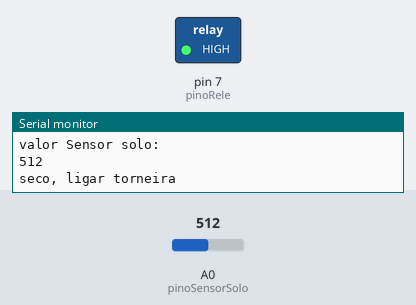
Recording of a sketch running on a simulated Arduino Uno, built with avr-gcc and run on an emulated ATmega328P. On the bench: switched loads named in the sketch (green lamp = pin HIGH), the last lines printed to the serial monitor. The inputs (shaded band) are chosen by the test bench; at power-on: A0 (pinoSensorSolo) = 512.

Above: at 1.2 s.
1.3 s: A0 (pinoSensorSolo) set to 442
3.2 s: A0 (pinoSensorSolo) set to 415
At 4.4 s:
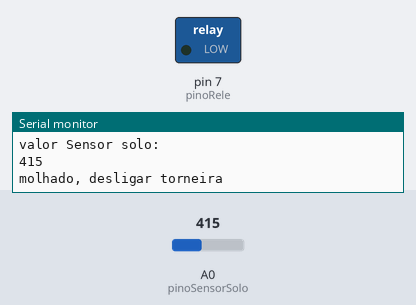
5.5 s: A0 (pinoSensorSolo) set to 440
At 7.2 s:
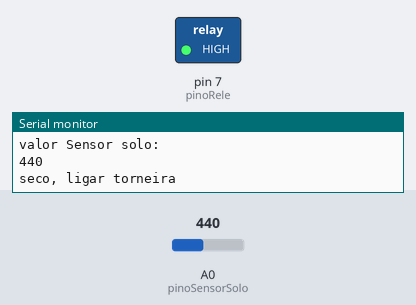
7.5 s: A0 (pinoSensorSolo) set to 420
At 8.7 s:
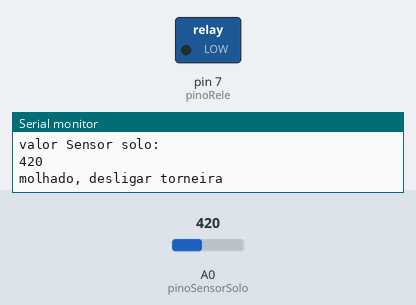
Timing chart, 0 to 10.5 s (numbered marks = the images above; inputs shaded):
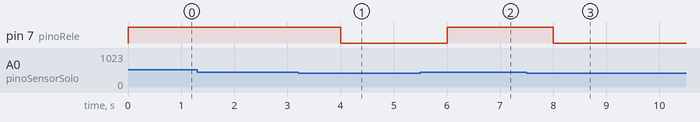

The sketch:

AquaTecHorta.ino
```cpp
int pinoRele = 7;         //variável que indica que conectamos o pino do relê na porta digital 7
int pinoSensorSolo = A0;  //variável que indica que conectamos o pino do sensor de umidade na porta analógica A0

int pinoRele2 = 8;
int pinoSensorSolo2 = A1;

//Variável para definirmos o valor máximo molhado.
//Para verificar o seu valor, digite após o símbolo "=" o valor máximo quando o sensor estiver dentro do vaso ou água.
int valorMaximoMolhado = 430;

//Void é uma função. A função setup serve pra fazer os ajustes iniciais e é executada uma vez só quando ligamos o Arduino.
void setup() {

  //inicia a leitura da porta Serial
  Serial.begin(9600);

  pinMode(pinoRele, OUTPUT);        //Define o pino do relê como saída, pois iremos enviar um comando pra ele.
  pinMode(pinoSensorSolo, INPUT);   //Define o pino do sensor de umidade como entrada, pois iremos ler o resultado dele.

}

//Void é uma função. A função loop fica sendo executada de maneira contínua.
void loop() {

  //variável que irá receber o valor do sensor de umidade
  int valorSensorSolo;

  //Lê o valor do pino analógico que definimos para o sensor de umidade de solo.
  valorSensorSolo = analogRead(pinoSensorSolo);

  //Mostra o valor da porta analogica no serial monitor (para ver esse valor, clique na lupa a direita no alto)
  Serial.println("valor Sensor solo: ");
  Serial.println(valorSensorSolo);

  //se a leitura do solo for maior que o valor máximo molhado, significa que está seco
  if (analogRead(pinoSensorSolo) > valorMaximoMolhado){

    //chama a função que liga o relê da torneira
    ligarTorneira();

    //apenas um aviso na serial
    Serial.println("seco, ligar torneira");
  }
  //se a leitura do solo for menor que o valor máximo molhado, significa que está molhado
  else if (valorSensorSolo < valorMaximoMolhado){

    //chama a função que desliga o relê da torneira
    desligarTorneira();

    //apenas um aviso na serial
    Serial.println("molhado, desligar torneira");
  }

  //aguarda 1 segundo (1000 milisegundos)
  delay (1000);

}

//função que liga a torneira
void ligarTorneira(){

  //envia um sinal para ligar o pino que definimos para o relê
  digitalWrite(pinoRele, HIGH);

  //aguarda 1 segundo (1000 milisegundos)
  delay (1000);

}

//função que desliga a torneira
void desligarTorneira(){

  //envia um sinal para desligar o pino que definimos para o relê
  digitalWrite(pinoRele, LOW);

}
```

Measured:
- the behaviour switches between 430 and 429 on A0 (pinoSensorSolo) (found by bisection; images 0 and 1)
- after the input at 3.2 s, pin 7 (pinoRele): HIGH → LOW after 0.80 s
- after the input at 5.5 s, pin 7 (pinoRele): LOW → HIGH after 0.50 s
- after the input at 7.5 s, pin 7 (pinoRele): HIGH → LOW after 0.50 s
